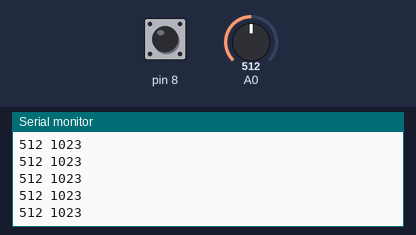
This sketch was run on a simulated Arduino Uno, built with avr-gcc and run on an emulated ATmega328P. On the bench: the last lines printed to the serial monitor. Inputs (shaded band) come from the test bench; at power-on: A0 = 512, pin 8 HIGH.

Above: at 1.2 s.
1.3 s: A0 set to 716
At 1.9 s:
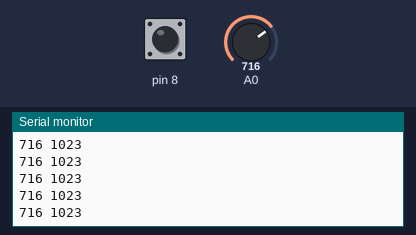
4.3 s: pin 8 pulled LOW for 3.2 s
At 5.4 s:
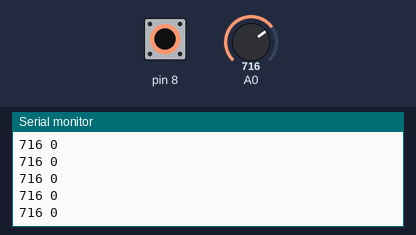
10.5 s: pin 8 pulled LOW for 0.15 s
12.1 s: pin 8 pulled LOW for 3.2 s
18.3 s: A0 set to 900
At 19.1 s:
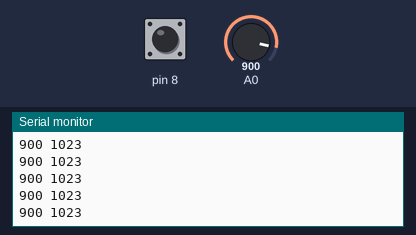
Timing chart, 0 to 20.8 s (numbered marks = the images above; inputs shaded):
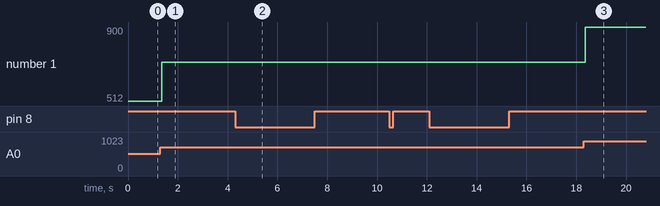

Measured:
- after the input at 1.3 s, the serial monitor: prints a new line after 0.06 s (image 1)
- after the input at 4.3 s, the serial monitor: prints a new line after 0.06 s (image 2)
- after the input at 18.3 s, the serial monitor: prints a new line after 0.07 s (image 3)
- plotted number 1: 512 → 716 after the input at 1.3 s, 716 → 900 after the input at 18.3 s

The sketch:

sketch_read_joystick.ino
```cpp
// use Tools --> Serial Plotter to read changes.
// Joystick GND --> G, +5V --> V, VRX --> A0, VRY --> A1, SW --> D8

void setup() {
  // put your setup code here, to run once:
  Serial.begin(9600);
  pinMode(8, INPUT_PULLUP);
}

void loop() {
  // put your main code here, to run repeatedly:
  Serial.print(analogRead(0)); Serial.print(" ");

// It it hard to read button's data (range from 0 to 1)
// Change the data to 1023
// Serial.print(digitalRead(8)); Serial.print(" ");
  Serial.print(digitalRead(8)*1023); Serial.print(" ");

  Serial.println(); delay(10);
}
```
